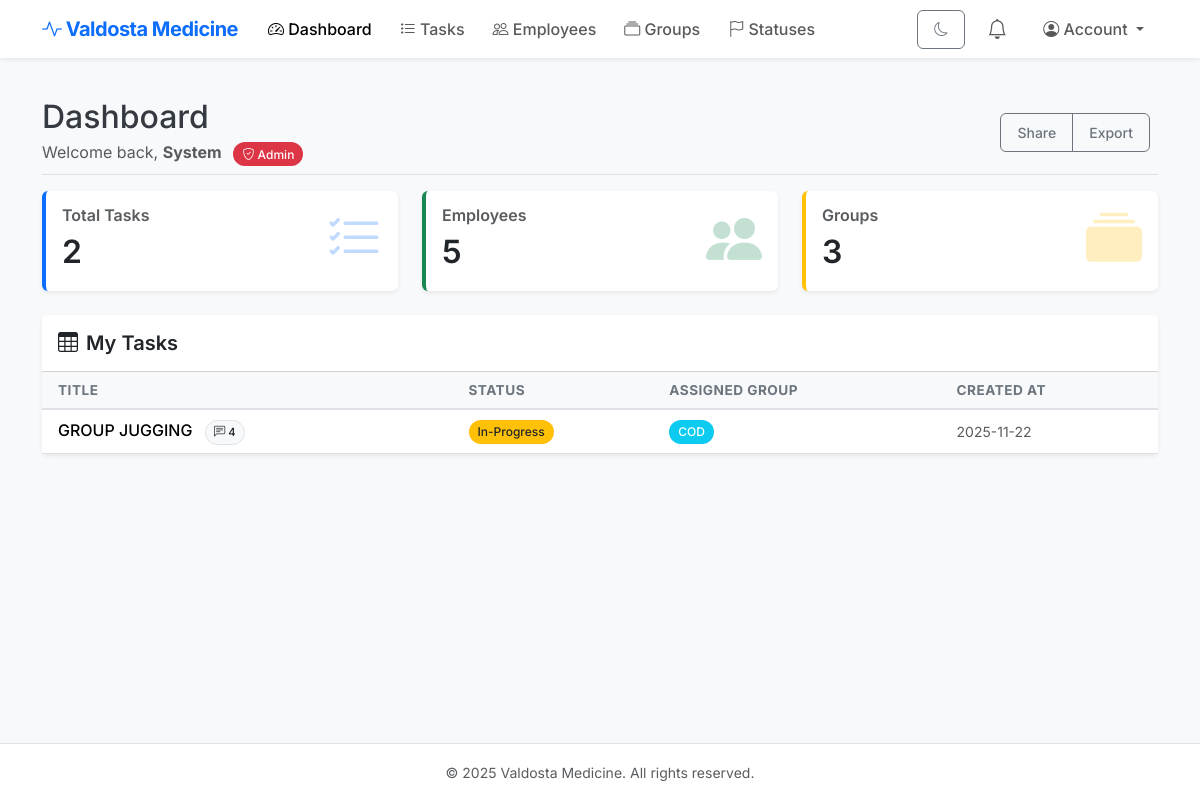
The app's page /dashboard (signed in) with its own data.
### models.py (models this page shows, shortened)
class Employee(db.Model):
    __tablename__ = "employees"
    id = db.Column(db.Integer, primary_key=True)
    employee_id = db.Column(db.String(20), unique=True, nullable=False)  # Random employee ID
    first_name = db.Column(db.String(100), nullable=False)
    last_name = db.Column(db.String(100), nullable=False)
    address = db.Column(db.Text)
    salary = db.Column(db.Float)
    date_of_hire = db.Column(db.Date)
    date_of_birth = db.Column(db.Date)
    department_id = db.Column(db.Integer, db.ForeignKey("departments.id"))
    role_id = db.Column(db.Integer, db.ForeignKey("roles.id"))
    user_id = db.Column(db.Integer, db.ForeignKey("users.id"))
    department = db.relationship("Department", back_populates="employees")
    role = db.relationship("Role", back_populates="employees")
    user = db.relationship("User", back_populates="employee")
    def full_name(self):
        return f"{self.first_name} {self.last_name}"

class Task(db.Model):
    __tablename__ = "tasks"
    id = db.Column(db.Integer, primary_key=True)
    title = db.Column(db.String(200), nullable=False)
    description = db.Column(db.Text)
    status_id = db.Column(db.Integer, db.ForeignKey("task_statuses.id"))
    assigned_user_id = db.Column(db.Integer, db.ForeignKey("users.id"), nullable=True)
    assigned_group_id = db.Column(db.Integer, db.ForeignKey("groups.id"), nullable=True)
    created_by_user_id = db.Column(db.Integer, db.ForeignKey("users.id"), nullable=False)
    created_at = db.Column(db.DateTime)
    completed_at = db.Column(db.DateTime, nullable=True)
    due_date = db.Column(db.Date, nullable=True)
    status = db.relationship("TaskStatus", back_populates="tasks")
    assignee = db.relationship("User", foreign_keys=[assigned_user_id])
    assigned_group = db.relationship("Group", back_populates="tasks")
    creator = db.relationship("User", back_populates="created_tasks", foreign_keys=[created_by_user_id])
    comments = db.relationship("TaskComment", back_populates="task", order_by="TaskComment.created_at", cascade="all, delete-orphan")

class TaskStatus(db.Model):
    __tablename__ = "task_statuses"
    id = db.Column(db.Integer, primary_key=True)
    label = db.Column(db.String(50), unique=True, nullable=False)
    is_default = db.Column(db.Boolean, default=False)
    tasks = db.relationship("Task", back_populates="status")

class Group(db.Model):
    __tablename__ = "groups"
    id = db.Column(db.Integer, primary_key=True)
    name = db.Column(db.String(100), unique=True, nullable=False)
    description = db.Column(db.Text)
    is_admin_group = db.Column(db.Boolean, default=False)
    users = db.relationship("User", secondary="user_groups", back_populates="groups")
    tasks = db.relationship("Task", back_populates="assigned_group")

### app.py (the view)
    @app.route("/dashboard")
    @login_required
    def dashboard():
        user = User.query.get(session["user_id"])
        if not user:
            session.clear()
            flash("Your account no longer exists. Please contact an administrator.", "danger")
            return redirect(url_for("login"))
        my_tasks = Task.query.filter(
            (Task.assigned_user_id == user.id) |
            (Task.assigned_group_id.in_([g.id for g in user.groups]))
        ).all()
        open_tasks = Task.query.count()
        employees_count = Employee.query.count()
        groups_count = Group.query.count()
        return render_template(
            "dashboard.html",
            user=user,
            my_tasks=my_tasks,
            open_tasks=open_tasks,
            employees_count=employees_count,
            groups_count=groups_count
        )

### models.py (called while the page is built)
    def is_admin(self):
        return any(g.is_admin_group for g in self.groups)

### templates/dashboard.html
{% extends "base.html" %}
{% block content %}
<div class="d-flex justify-content-between flex-wrap flex-md-nowrap align-items-center pt-3 pb-2 mb-3 border-bottom">
    <div>
        <h1 class="h2 mb-1">Dashboard</h1>
        {% if current_user %}
        <p class="text-muted mb-0">
            Welcome back, <strong>
            {% if current_user.employee %}
                {{ current_user.employee.first_name }}
            {% else %}
                {{ current_user.username }}
            {% endif %}
            </strong>
            {% if current_user.is_admin() %}
                <span class="badge rounded-pill bg-danger ms-2">
                    <i class="bi bi-shield-check"></i> Admin
                </span>
            {% endif %}
        </p>
        {% endif %}
    </div>
    <div class="btn-toolbar mb-2 mb-md-0">
        <div class="btn-group me-2">
            <button type="button" class="btn btn-sm btn-outline-secondary">Share</button>
            <button type="button" class="btn btn-sm btn-outline-secondary">Export</button>
        </div>
    </div>
</div>
<div class="row mb-4">
  <div class="col-md-4">
    <a href="{{ url_for('tasks') }}" class="text-decoration-none">
      <div class="card h-100 border-start border-primary border-4 stat-card">
        <div class="card-body d-flex align-items-center">
          <div class="flex-grow-1">
              <h6 class="card-subtitle mb-2 text-muted">Total Tasks</h6>
              <h2 class="card-title mb-0">{{ open_tasks }}</h2>
          </div>
          <div class="display-4 text-primary opacity-25"><i class="bi bi-list-check"></i></div>
        </div>
      </div>
    </a>
  </div>
  <div class="col-md-4">
    <a href="{{ url_for('employees') }}" class="text-decoration-none">
      <div class="card h-100 border-start border-success border-4 stat-card">
        <div class="card-body d-flex align-items-center">
          <div class="flex-grow-1">
              <h6 class="card-subtitle mb-2 text-muted">Employees</h6>
              <h2 class="card-title mb-0">{{ employees_count }}</h2>
          </div>
          <div class="display-4 text-success opacity-25"><i class="bi bi-people-fill"></i></div>
        </div>
      </div>
    </a>
  </div>
  <div class="col-md-4">
    <a href="{{ url_for('groups') }}" class="text-decoration-none">
      <div class="card h-100 border-start border-warning border-4 stat-card">
        <div class="card-body d-flex align-items-center">
          <div class="flex-grow-1">
              <h6 class="card-subtitle mb-2 text-muted">Groups</h6>
              <h2 class="card-title mb-0">{{ groups_count }}</h2>
          </div>
          <div class="display-4 text-warning opacity-25"><i class="bi bi-collection-fill"></i></div>
        </div>
      </div>
    </a>
  </div>
</div>
<div class="card shadow-sm">
    <div class="card-header bg-white py-3">
        <h5 class="card-title mb-0"><i class="bi bi-table me-2"></i>My Tasks</h5>
    </div>
    <div class="card-body p-0">
        <div class="table-responsive">
            <table class="table table-hover mb-0">
              <thead class="table-light">
                <tr>
                  <th scope="col" class="ps-3">Title</th>
                  <th scope="col">Status</th>
                  <th scope="col">Assigned Group</th>
                  <th scope="col">Created At</th>
                </tr>
              </thead>
              <tbody>
                {% for t in my_tasks %}
                <tr style="cursor: pointer;" onclick="window.location.href='{{ url_for('view_task', task_id=t.id) }}'">
                  <td class="ps-3 fw-medium">
                    {{ t.title }}
                    {% if t.comments|length > 0 %}
                      <span class="badge rounded-pill bg-light text-dark border ms-2" style="font-size: 0.7rem;">
                        <i class="bi bi-chat-left-text"></i> {{ t.comments|length }}
                      </span>
                    {% endif %}
                  </td>
                  <td>
                      <span class="badge rounded-pill
                        {% if t.status.label == 'Complete' %}bg-success
                        {% elif t.status.label == 'In-Progress' %}bg-warning text-dark
                        {% else %}bg-secondary{% endif %}">
                        {{ t.status.label if t.status else 'None' }}
                      </span>
                  </td>
                  <td>
                      {% if t.assigned_group %}
                        <span class="badge rounded-pill bg-info text-white">{{ t.assigned_group.name }}</span>
                      {% else %}
                        <span class="text-muted fst-italic">--</span>
                      {% endif %}
                  </td>
                  <td class="text-muted small">{{ t.created_at.strftime('%Y-%m-%d') if t.created_at else '' }}</td>
                </tr>
                {% else %}
                <tr>
                    <td colspan="4" class="text-center py-4 text-muted">No tasks found assigned to you.</td>
                </tr>
                {% endfor %}
              </tbody>
            </table>
        </div>
    </div>
</div>
{% endblock %}

### static/style.css (style rules this page uses)
body { font-family: 'Inter', sans-serif; background-color: #f8f9fa; color: #343a40; }
h1, h2, h3, h4, h5, h6 { font-weight: 600; color: #212529; }
.card { border: none; box-shadow: 0 0.125rem 0.25rem rgba(0, 0, 0, 0.075); transition: transform 0.2s ease-in-out, box-shadow 0.2s ease-in-out; }
.btn { border-radius: 0.375rem; font-weight: 500; padding: 0.5rem 1rem; }
.table { vertical-align: middle; }
.table thead th { border-top: none; border-bottom: 2px solid #dee2e6; font-size: 0.85rem; text-transform: uppercase; letter-spacing: 0.5px; color: #6c757d; }
.badge { font-weight: 500; padding: 0.5em 0.75em; }
.stat-card { transition: transform 0.2s ease, box-shadow 0.2s ease; }
body, .card, .navbar, .footer, .table, .modal-content, .form-control, .form-select, .dropdown-menu, .badge, .nav-link, .btn { transition: background-color .25s ease, color .25s ease, border-color .25s ease, box-shadow .25s ease; }

### records on screen
Employee: employee.first_name "System"
Task: title "GROUP JUGGING", comments|length "4", status "In-Progress", assigned_group.name "COD", created_at "2025-11-22"

### other values on screen
{{ open_tasks }} "2"
{{ employees_count }} "5"
{{ groups_count }} "3"
